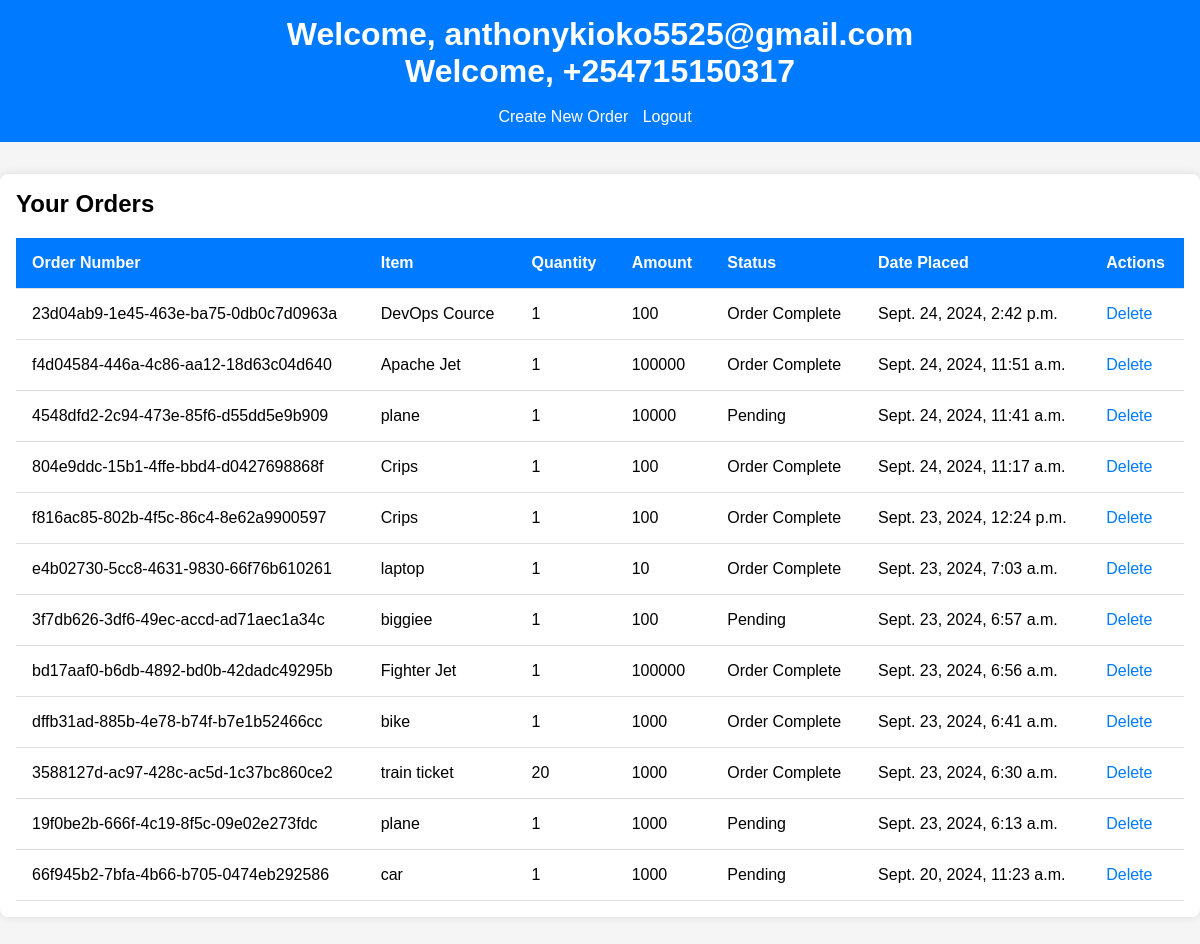
The app's page /orders/3/ (signed in) with its own data.
### core/models.py (models this page shows, shortened)
class Customer(AbstractBaseUser):
    email = models.EmailField(unique=True, blank=False)
    phone_number = PhoneNumberField(max_length=13)
    customer_code = models.CharField(max_length=100)
    USERNAME_FIELD = "email"
    REQUIRED_FIELDS = ["customer_code"]
    objects = CustomerManager()

class Order(models.Model):
    order_number = models.UUIDField(default=uuid.uuid4, editable=False)
    customer = models.ForeignKey(Customer, on_delete=models.CASCADE, related_name='orders')
    item_to_order = models.CharField(max_length=200)
    amount = models.PositiveBigIntegerField()
    quantity = models.PositiveIntegerField(default=1)
    order_placed_at = models.DateTimeField(auto_now_add=True)
    status = models.CharField(choices=STATUS, default="Pending", max_length=100)
    class Meta:
        ordering = ['-order_placed_at']

### core/views.py (the view)
@login_required(login_url= 'login')
def listOrdersByCustomer(request, customer_id):
    customer = get_object_or_404(Customer, pk=customer_id)
    orders = Order.objects.filter(customer=customer)
    context = {"orders": orders, "customer": customer}
    return render(request, "list_order.html", context)

### core/phone_number.py (called while the page is built)
    def from_db_value(self, value, expression, connection):
        if value is None:
            return value
        return "+" + value

### core/templates/list_order.html (shortened to what this page needs)
{% load static %}
{% load static %}
<!DOCTYPE html>
<html lang="en">
<head>
  <link rel="stylesheet" href="{% static 'css/home.css' %}">
</head>
<body>
  <header>
    <h1>Welcome, {{ customer.email }}</h1>
    <h1>Welcome, {{ customer.phone_number }}</h1>
    <br>
    <nav>
      <ul>
        <li><a href="{% url 'create_order' %}">Create New Order</a></li>
        <li><a href="{% url 'logout' %}">Logout</a></li>
      </ul>
    </nav>
  </header>
  <section class="orders-container">
    <h2>Your Orders</h2>
    {% if orders %}
    <div class="orders-table-container">
      <table class="orders-table">
        <thead>
          <tr>
            <th>Order Number</th>
            <th>Item</th>
            <th>Quantity</th>
            <th>Amount</th>
            <th>Status</th>
            <th>Date Placed</th>
            <th>Actions</th>
          </tr>
        </thead>
        <tbody>
          {% for order in orders %}
          <tr>
            <td>{{ order.order_number }}</td>
            <td>{{ order.item_to_order }}</td>
            <td>{{ order.quantity }}</td>
            <td>{{ order.amount }}</td>
            <td>{{ order.status }}</td>
            <td>{{ order.order_placed_at }}</td>
            <td>
              <a href="{% url 'delete_order' order.pk %}">Delete</a>
            </td>
          </tr>
          {% endfor %}
        </tbody>
      </table>
    </div>
    {% else %}
    <p>No orders found. <a href="{% url 'create_order' %}">Create your first order!</a></p>
    {% endif %}
  </section>
</body>
</html>

### core/static/css/home.css (style rules this page uses)
body { font-family: Arial, sans-serif; margin: 0; padding: 0; background-color: #f5f5f5; }
header { background-color: #007bff; color: #ffffff; padding: 1rem; text-align: center; }
header h1 { margin: 0; }
nav ul { list-style: none; padding: 0; margin: 0; }
nav ul li { display: inline; margin-right: 10px; }
nav ul li a { color: #ffffff; text-decoration: none; }
.orders-container { max-width: 1200px; margin: 2rem auto; padding: 1rem; background-color: #ffffff; border-radius: 8px; box-shadow: 0 0 10px rgba(0, 0, 0, 0.1); }
.orders-container h2 { margin-top: 0; }
.orders-table-container { overflow-x: auto; }
.orders-table { width: 100%; border-collapse: collapse; }
.orders-table th, .orders-table td { padding: 1rem; text-align: left; border-bottom: 1px solid #ddd; }
.orders-table th { background-color: #007bff; color: #ffffff; }
.orders-table td a { color: #007bff; text-decoration: none; }

### records on screen
Customer: email "anthonykioko5525@gmail.com", phone_number "+254715150317"
Order: order_number "23d04ab9-1e45-463e-ba75-0db0c7d0963a", item_to_order "DevOps Cource", quantity "1", amount "100", status "Order Complete", order_placed_at "Sept. 24, 2024, 2:42 p.m."
Order: order_number "f4d04584-446a-4c86-aa12-18d63c04d640", item_to_order "Apache Jet", quantity "1", amount "100000", status "Order Complete", order_placed_at "Sept. 24, 2024, 11:51 a.m."
Order: order_number "4548dfd2-2c94-473e-85f6-d55dd5e9b909", item_to_order "plane", quantity "1", amount "10000", status "Pending", order_placed_at "Sept. 24, 2024, 11:41 a.m."
Order: order_number "804e9ddc-15b1-4ffe-bbd4-d0427698868f", item_to_order "Crips", quantity "1", amount "100", status "Order Complete", order_placed_at "Sept. 24, 2024, 11:17 a.m."
Order: order_number "f816ac85-802b-4f5c-86c4-8e62a9900597", item_to_order "Crips", quantity "1", amount "100", status "Order Complete", order_placed_at "Sept. 23, 2024, 12:24 p.m."
Order: order_number "e4b02730-5cc8-4631-9830-66f76b610261", item_to_order "laptop", quantity "1", amount "10", status "Order Complete", order_placed_at "Sept. 23, 2024, 7:03 a.m."
Order: order_number "3f7db626-3df6-49ec-accd-ad71aec1a34c", item_to_order "biggiee", quantity "1", amount "100", status "Pending", order_placed_at "Sept. 23, 2024, 6:57 a.m."
Order: order_number "bd17aaf0-b6db-4892-bd0b-42dadc49295b", item_to_order "Fighter Jet", quantity "1", amount "100000", status "Order Complete", order_placed_at "Sept. 23, 2024, 6:56 a.m."
Order: order_number "dffb31ad-885b-4e78-b74f-b7e1b52466cc", item_to_order "bike", quantity "1", amount "1000", status "Order Complete", order_placed_at "Sept. 23, 2024, 6:41 a.m."
Order: order_number "3588127d-ac97-428c-ac5d-1c37bc860ce2", item_to_order "train ticket", quantity "20", amount "1000", status "Order Complete", order_placed_at "Sept. 23, 2024, 6:30 a.m."
Order: order_number "19f0be2b-666f-4c19-8f5c-09e02e273fdc", item_to_order "plane", quantity "1", amount "1000", status "Pending", order_placed_at "Sept. 23, 2024, 6:13 a.m."
Order: order_number "66f945b2-7bfa-4b66-b705-0474eb292586", item_to_order "car", quantity "1", amount "1000", status "Pending", order_placed_at "Sept. 20, 2024, 11:23 a.m."
